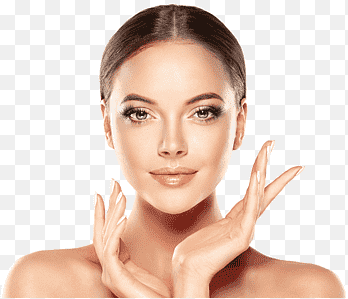
#> input picture local_test_pupils/input.png, 348 x 299 px, found by its file name
$ python process_image_localtest.py
#> lines starting #> are read from the running program, lines starting #| are printed output that depends on the picture; after the words box and inside, x2 and y2 are one past the last pixel; in counts of white or black regions, pixels touching at a corner belong together
import cv2 as cv
import numpy as np
from PIL import Image
import matplotlib.pyplot as plt

face_cascade = cv.CascadeClassifier(cv.data.haarcascades + "haarcascade_frontalface_default.xml")
eyes_cascade = cv.CascadeClassifier(cv.data.haarcascades + "haarcascade_eye.xml")


def detect_faces(img_cv: np.ndarray):
    """
    Detects faces in the provided image using OpenCV's Haar cascade classifier.

    Args:
        img_cv (np.ndarray): The input image in NumPy array format (OpenCV style).

    Returns:
        - img_gray (np.ndarray): Grayscale version of the input image.
        - faces (list): A list of faces detected, each represented by a tuple (x, y, width, height).
    """
    img_gray = cv.cvtColor(img_cv, cv.COLOR_BGR2GRAY)
    faces = face_cascade.detectMultiScale(img_gray, 1.3, 5)
    return img_gray, faces


def overlay_googly_eye(image_cv: np.ndarray, image_gray: np.ndarray, faces: list, googly_eye_path: str="googly_eye.png"):
    """
    Overlays googly eyes onto the detected faces in the image.

    Args:
        image_cv (np.ndarray): The input image in OpenCV style (color image).
        image_gray (np.ndarray): Grayscale version of the input image used for eye detection.
        faces (list): A list of faces detected, each represented by a tuple (x, y, width, height).
        googly_eye_path (str): Path to the googly eye image file. Defaults to "googly_eye.png".

    Returns:
        image_cv (np.ndarray): The processed image with googly eyes overlaid.
    """

    for (x, y, w, h) in faces:

        roi_gray = image_gray[y:y+h, x:x+w]  # Region Of Interest (ROI) of the face in grayscale: in order to find eyes in this Region Of the Interest where the face is in= Grayscale ROI for eye detection

        eyes = eyes_cascade.detectMultiScale(roi_gray, scaleFactor=1.1, minNeighbors=4)  # List of (x, y, width, height)

        for (ex, ey, ew, eh) in eyes:

            # Add googly eyes
            center = (x + ex + ew//2, y + ey + eh//2)
            radius = ew // 2

            # White eye
            cv.circle(image_cv, center, radius, (255, 255, 255), -1)

            # Black pupil
            pupil_offset = np.random.randint(-radius//3, radius//3)  # Random pupil position (orientation)
            pupil_size = np.random.randint(radius//2, radius)     # Random pupil size
            cv.circle(img=image_cv,
                        center=(center[0] + pupil_offset, center[1] + pupil_offset),
                        radius=pupil_size, #(radius//3),
                        color=(0, 0, 0),
                        thickness= -1)

    return image_cv


def process_image(image_path):
    """
    Processes the input image by detecting faces, detecting eyes, and overlaying googly eyes on the faces.

    Args:
        image_pil (Image.Image): The input image in PIL Image format.

    Returns:
        Image.Image: The processed image with googly eyes overlayed, in PIL Image format.
    """
#> called with image_path = './local_test_pupils/input.png'
    #image_cv = cv.imread(image_path)  # load with opencv
    #image_pil = Image.fromarray(cv.cvtColor(image_cv, cv.COLOR_BGR2RGB))  # convert to PIL

    image_pil = Image.open(image_path).convert("RGB")
#> image_pil is the input picture: PIL image 348x299 RGB; mean R, G, B 230, 208.7, 196.9
    image_cv = np.array(image_pil)

    image_gray, faces = detect_faces(image_cv)
#> in detect_faces, `img_gray = cv.cvtColor(img_cv, cv.COLOR_BGR2GRAY)`:
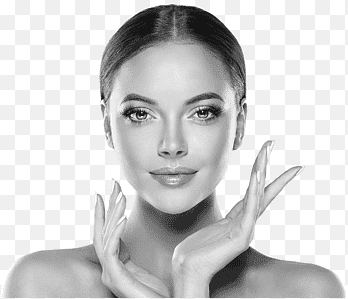
#> img_gray: shape (299, 348); min 21, max 255, mean 207.6
#> in detect_faces, `faces = face_cascade.detectMultiScale(img_gray, 1.3, 5)`: faces = [[97, 55, 150, 150]]
#> faces = [[97, 55, 150, 150]]
    processed_image_cv = overlay_googly_eye(image_cv, image_gray, faces)
#> the loop in overlay_googly_eye, `for (x, y, w, h) in faces: ` made 1 pass
#> (x, y, w, h, eyes) on pass 1: (97, 55, 150, 150, [[86, 38, 41, 41], [21, 39, 39, 39]])
#> pass 1, in overlay_googly_eye, `roi_gray = image_gray[y:y+h, x:x+w]`:
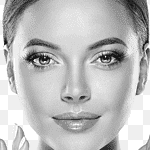
#> roi_gray: shape (150, 150); min 21, max 255, mean 188.8
#> after the loop in overlay_googly_eye, `for (x, y, w, h) in faces:`:
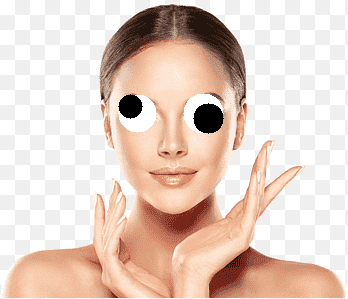
#> image_cv: shape (299, 348, 3); 2.36% of pixels changed, all inside (x1, y1, x2, y2) = (118, 93, 224, 134)

    return processed_image_cv


# --- TEST ---
face_image_path1 = "./local_test_pupils/input.png"
face_image_path2 = "./local_test_pupils/input.jpg"
output = process_image(face_image_path1)

# Show result
plt.imshow(output)
plt.axis("off")
plt.show()
